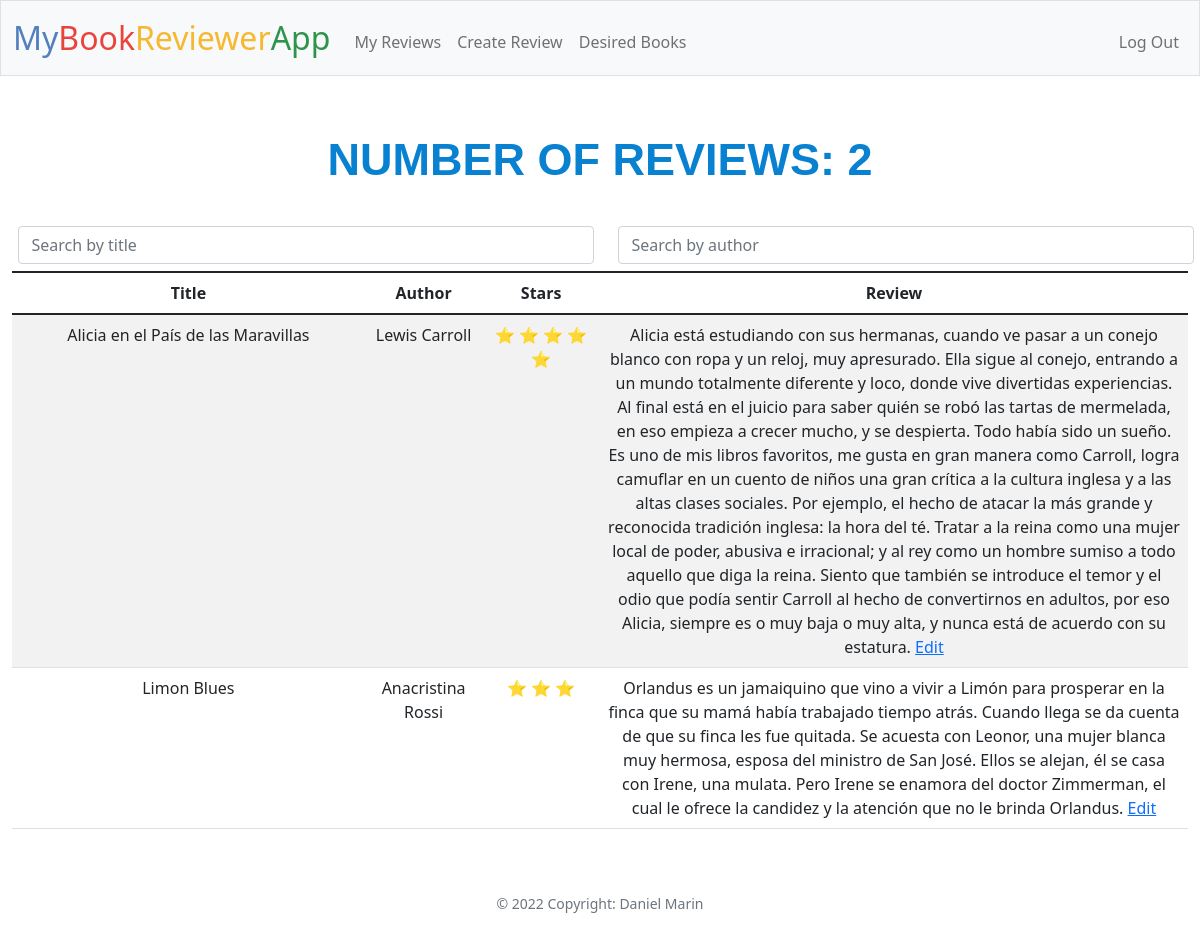
/ (signed in), run on the app's committed database.
### tables this page shows
CREATE TABLE book_reviews(
    id INTEGER,
    user_id INTEGER,
    title TEXT NOT NULL,
    author TEXT NOT NULL,
    review TEXT NOT NULL,
    points NUMERIC NOT NULL,
    PRIMARY KEY(id),
    FOREIGN KEY(user_id) REFERENCES users(id)
);

### app.py (the view)
@app.route("/")
@login_required
def index():
    books = db.execute("SELECT * FROM book_reviews WHERE user_id = ? ORDER BY title COLLATE NOCASE ASC;", session["user_id"])
    books_count = db.execute("SELECT COUNT(title) FROM book_reviews WHERE user_id = ?;", session["user_id"])
    return render_template("index.html", books=books, books_count=books_count[0]['COUNT(title)'])

### app.py (called while the page is built)
@app.after_request
def after_request(response):
    response.headers["Cache-Control"] = "no-cache, no-store, must-revalidate"
    response.headers["Expires"] = 0
    response.headers["Pragma"] = "no-cache"
    return response

### helpers.py (called while the page is built)
def login_required(f):
    @wraps(f)
    def decorated_function(*args, **kwargs):
        if session.get("user_id") is None:
            return redirect("/login")
        return f(*args, **kwargs)
    return decorated_function

### templates/index.html (shortened to what this page needs)
{% extends "layout.html" %}
{% block main %}
    <h1>Number of Reviews: {{ books_count }}</h1>
    <div class="row">
        <div class="form-group col-6">
            <input autocomplete="off" autofocus class="form-control" id="searchTitle" name="searchTitle" onkeyup="searchTitle()" placeholder="Search by title" type="text">
        </div>
        <div class="form-group col-6">
            <input autocomplete="off" autofocus class="form-control" id="searchAuthor" name="searchAuthor" onkeyup="searchAuthor()" placeholder="Search by author" type="text">
        </div>
    </div>
    <table class="table table-striped" id="books_table">
        <col style="width:30%">
	    <col style="width:10%">
	    <col style="width:10%">
        <col>
        <thead>
            <tr>
                <th>Title</th>
                <th>Author</th>
                <th>Stars</th>
                <th>Review</th>
            </tr>
        </thead>
        <tbody>
            {% for book in books %}
                <tr>
                    <td>{{ book.title }}</td>
                    <td>{{ book.author }}</td>
                    <td>
                        {% for i in range(book.points)%}
                            ⭐
                        {% endfor %}
                    </td>
                    <td>{{ book.review }} <a href="/edit-review?id={{ book.id }}">Edit</a></td>
                </tr>
            {% endfor %}
        </tbody>
    </table>
{% endblock %}

### static/styles.css (style rules this page uses)
input,textarea { margin: 0.4rem; }
h1 { color: #0981D1; font-family: 'Raleway', sans-serif; font-size: 45px; font-weight: 800; line-height: 72px; margin: 0 0 24px; text-align: center; text-transform: uppercase; }

### data on the page
book_reviews: title "Alicia en el País de las Maravillas", author "Lewis Carroll", points 5 (drawn), review "Alicia está estudiando con sus hermanas, cuando ve pasar a un conejo blanco con ropa y un reloj, muy apresurado. Ella sigue al conejo, entrando a un mundo totalmente diferente y loco, donde vive divertidas experiencias. Al final está en el juicio para saber quién se robó las tartas de mermelada, en eso empieza a crecer mucho, y se despierta. Todo había sido un sueño. Es uno de mis libros favoritos, me gusta en gran manera como Carroll, logra camuflar en un cuento de niños una gran crítica a la cultura inglesa y a las altas clases sociales. Por ejemplo, el hecho de atacar la más grande y reconocida tradición inglesa: la hora del té. Tratar a la reina como una mujer local de poder, abusiva e…"
book_reviews: title "Limon Blues", author "Anacristina Rossi", points 3 (drawn), review "Orlandus es un jamaiquino que vino a vivir a Limón para prosperar en la finca que su mamá había trabajado tiempo atrás. Cuando llega se da cuenta de que su finca les fue quitada. Se acuesta con Leonor, una mujer blanca muy hermosa, esposa del ministro de San José. Ellos se alejan, él se casa con Irene, una mulata. Pero Irene se enamora del doctor Zimmerman, el cual le ofrece la candidez y la atención que no le brinda Orlandus."

### other printed values
{{ books_count }} "2"
